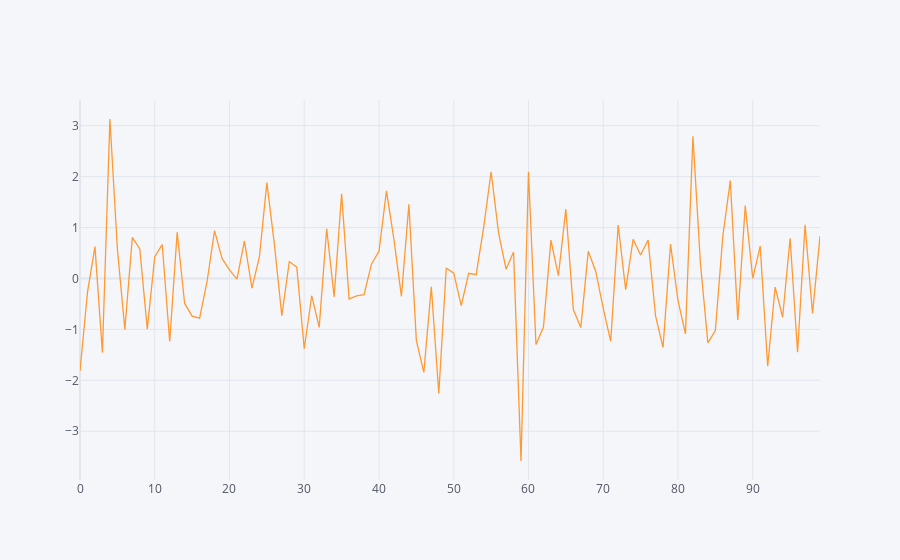

The code cell stored with this chart in its notebook:
### Code cell
df['A'].iplot()

### Figure 1 — Plotly figure (JSON) as saved in the notebook; plotly's stock layout.template omitted (floating-point values rounded to 4 significant figures)
{"data": [{"line": {"color": "rgba(255, 153, 51, 1.0)", "dash": "solid", "shape": "linear", "width": 1.3}, "mode": "lines", "name": "A", "text": "", "type": "scatter", "x": [0, 1, 2, 3, 4, 5, 6, 7, 8, 9, 10, 11, 12, 13, 14, 15, 16, 17, 18, 19, 20, 21, 22, 23, 24, 25, 26, 27, 28, 29, 30, 31, 32, 33, 34, 35, 36, 37, 38, 39, 40, 41, 42, 43, 44, 45, 46, 47, 48, 49, 50, 51, 52, 53, 54, 55, 56, 57, 58, 59, 60, 61, 62, 63, 64, 65, 66, 67, 68, 69, 70, 71, 72, 73, 74, 75, 76, 77, 78, 79, 80, 81, 82, 83, 84, 85, 86, 87, 88, 89, 90, 91, 92, 93, 94, 95, 96, 97, 98, 99], "y": [-1.814, -0.2743, 0.6253, -1.455, 3.133, 0.5831, -1.002, 0.8064, 0.5812, -0.9944, 0.4276, 0.6663, -1.238, 0.9091, -0.4904, -0.7394, -0.7793, -0.05941, 0.9388, 0.3936, 0.1684, -0.01239, 0.7396, -0.1903, 0.423, 1.883, 0.6792, -0.7283, 0.3316, 0.2224, -1.38, -0.3385, -0.9602, 0.9781, -0.3601, 1.666, -0.406, -0.3438, -0.316, 0.2856, 0.5356, 1.721, 0.7696, -0.3503, 1.456, -1.219, -1.844, -0.1619, -2.258, 0.2067, 0.1052, -0.5333, 0.1014, 0.07483, 1.0, 2.096, 0.8914, 0.1836, 0.5205, -3.585, 2.098, -1.296, -0.9585, 0.7527, 0.05474, 1.361, -0.6098, -0.9644, 0.5368, 0.1388, -0.5876, -1.234, 1.05, -0.2204, 0.7711, 0.4615, 0.7574, -0.7355, -1.354, 0.675, -0.4326, -1.089, 2.795, 0.3029, -1.265, -1.022, 0.8318, 1.925, -0.8125, 1.434, 0.001182, 0.6353, -1.723, -0.1688, -0.7611, 0.7905, -1.448, 1.055, -0.6881, 0.8321]}], "layout": {"legend": {"bgcolor": "#F5F6F9", "font": {"color": "#4D5663"}}, "paper_bgcolor": "#F5F6F9", "plot_bgcolor": "#F5F6F9", "title": {"font": {"color": "#4D5663"}}, "xaxis": {"gridcolor": "#E1E5ED", "showgrid": true, "tickfont": {"color": "#4D5663"}, "title": {"font": {"color": "#4D5663"}, "text": ""}, "zerolinecolor": "#E1E5ED"}, "yaxis": {"gridcolor": "#E1E5ED", "showgrid": true, "tickfont": {"color": "#4D5663"}, "title": {"font": {"color": "#4D5663"}, "text": ""}, "zerolinecolor": "#E1E5ED"}}}
